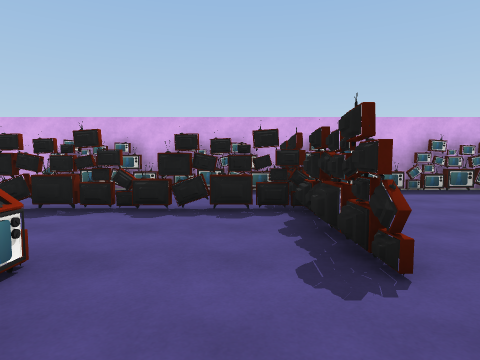
View 1 (above)

24 first-person views from a walk through a 3-D level made in the Unity game engine. The camera is 1.4 m above the floor, tilts 4° down and sees 75° across. The floor is counted in squares, 2 m on a side. Each view is taken from the middle of a square. On the plan, view 1 faces up. The plan holds only what a view shows up to about 10 squares ahead; the rest is blank. The place goes on beyond the plan. The player is left out. Some animated figures are left out. Some surface patterns are stand-ins.

View 2
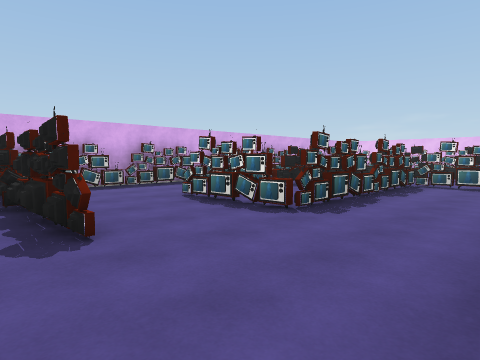

View 3
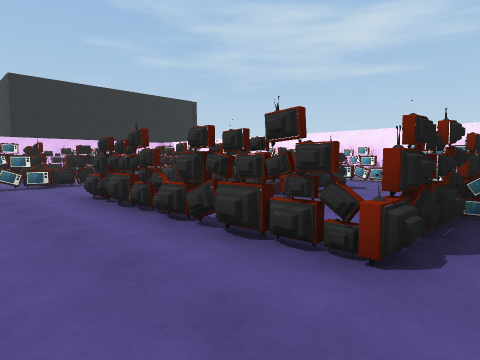

View 4
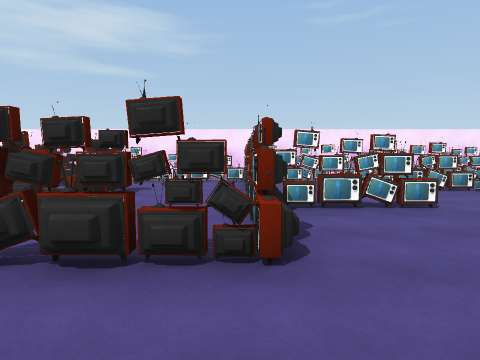

View 5
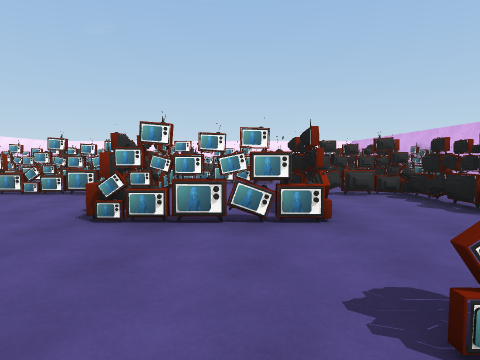

View 6
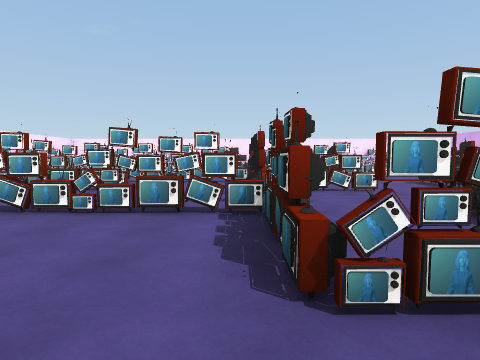

View 7
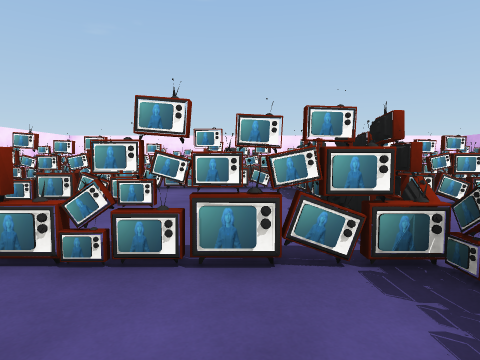

View 8
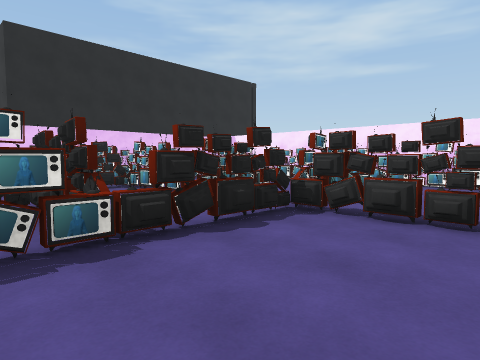

View 9
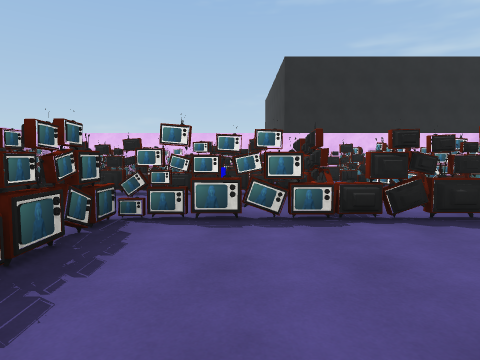

View 10
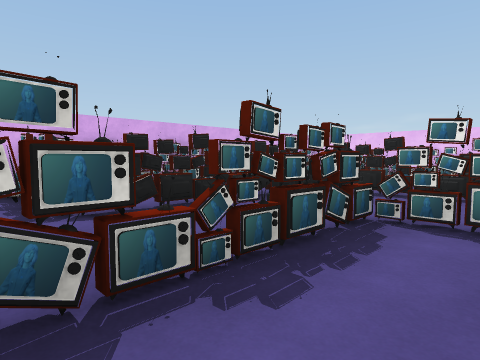

View 11
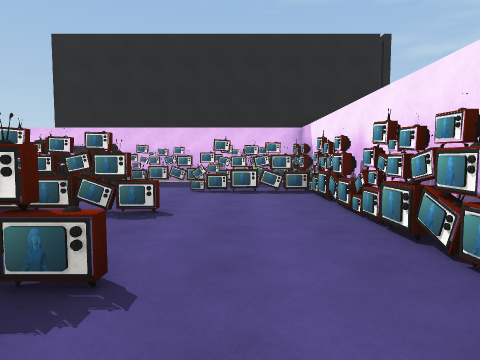

View 12
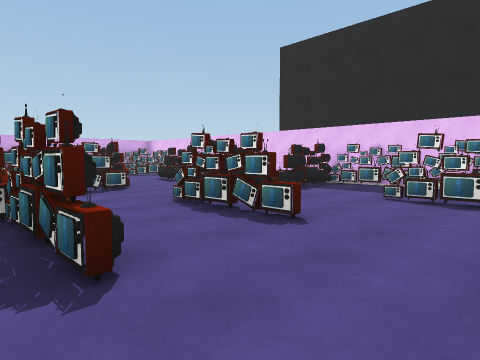

View 13
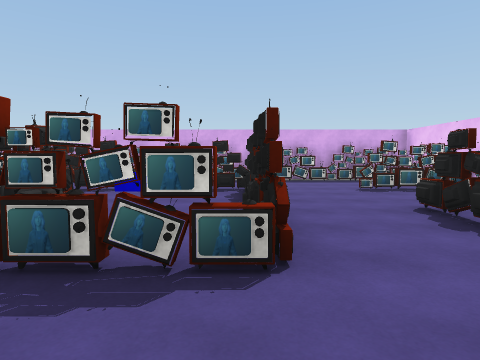

View 14
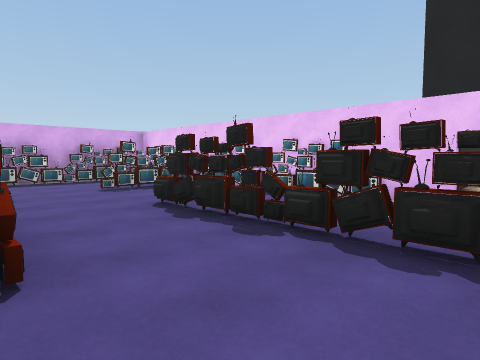

View 15
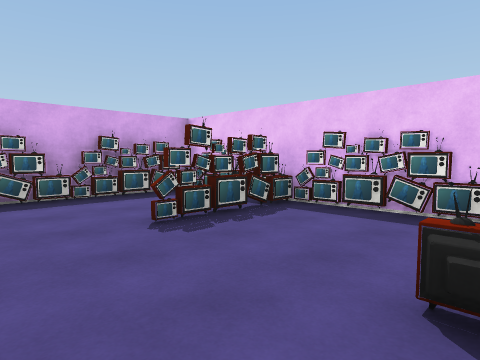

View 16
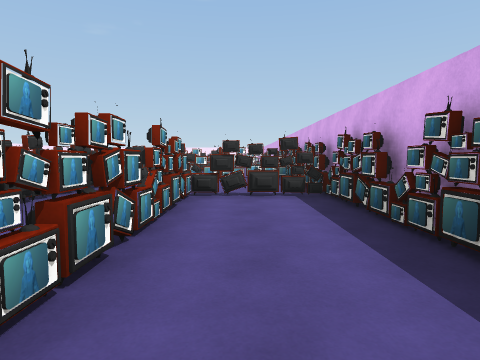

View 17
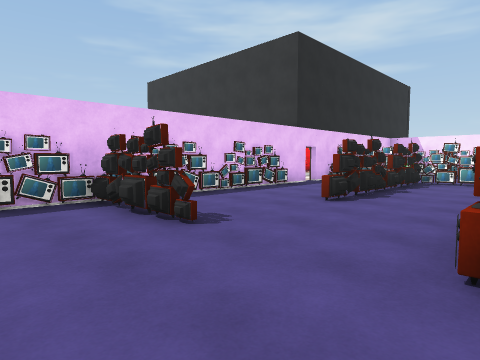

View 18
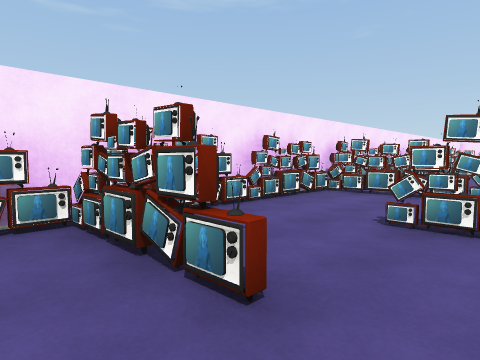

View 19
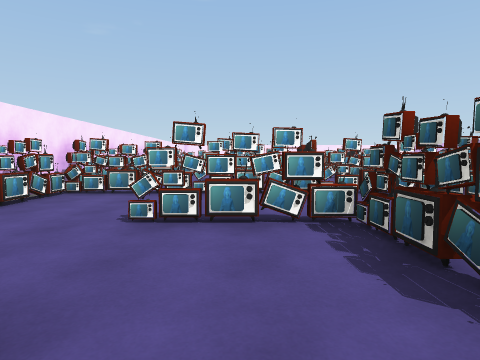

View 20
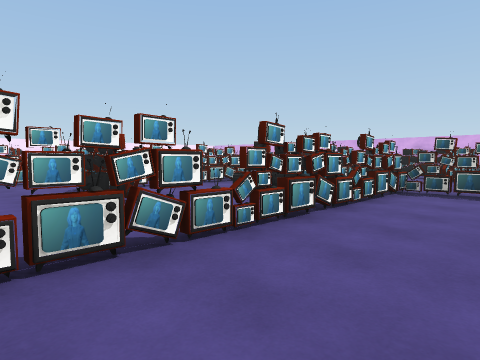

View 21
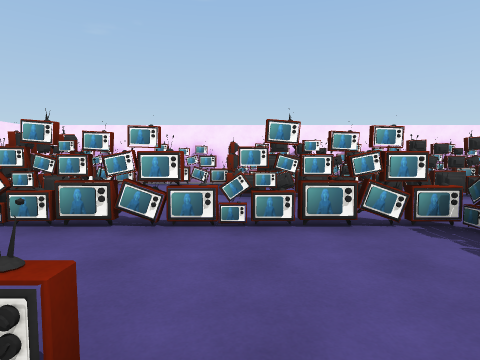

View 22
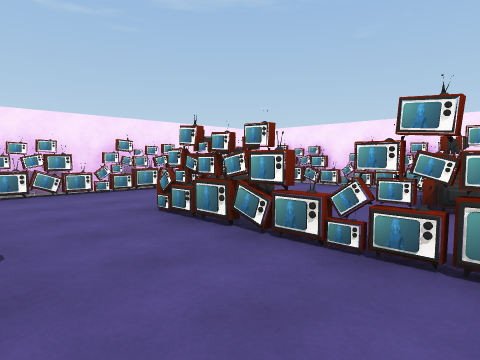

View 23
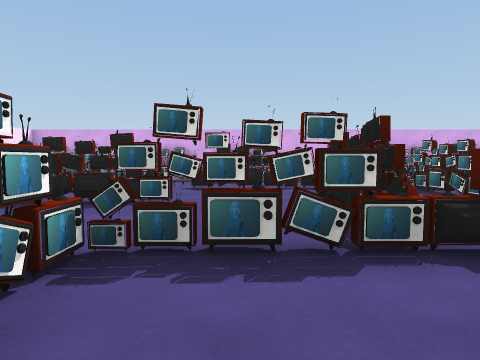

View 24
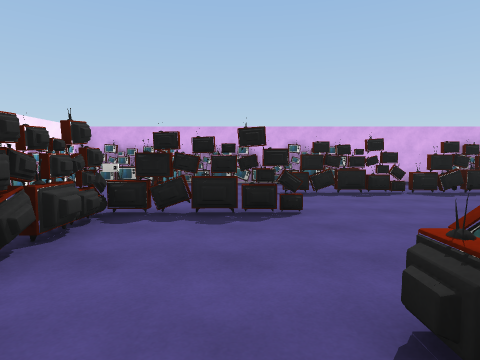

### Floor plan
Points are (right, up) in squares from view 1. A wall is a line through its corners. A room is listed if a view was taken in it or the views show most of it. See-through windows are left out.
Room 1 (views 1, 2, 3, 4, 5, 6, 7, 8, 9, 10, 11, 12, 13, 14, 15, 16, 17, 18, 19, 20, 21, 22, 23, 24)
walls: (-2.5, -8.8) (14.4, -8.8); (-6.5, -8.8) (-4.4, -8.8); (16.2, -2.1) (16.2, 6.9) (-14.5, 6.9) (-14.5, 2.2); (-14.5, -0.1) (-14.5, -8.6); (-13.2, -8.8) (-8.4, -8.8); (16.2, -8.6) (16.2, -2.5)
objects: other object (-14, -7); other object (-14, -3); other object (-14, 1); other object (-14, 3); other object (-14, 6); other object (-13, -8); other object (-13, -3); other object (-13, 6); other object (-13, 7); other object (-12, -3) to (-12, -1); other object (-12, 0) to (-12, 1); other object (-12, 2) to (-10, 2); other object (-12, 5) to (-12, 6); other object (-11, -8); other object (-11, -6) to (-9, -6); other object (-10, 7); other object (-9, -5) to (-9, -4); other object (-9, -3) to (-9, -2); other object (-9, -1) to (-7, -1); other object (-9, 4) to (-7, 4); other object (-8, -9); other object (-8, 7); other object (-7, -9) to (-6, -8); other object (-7, -7); other object (-7, -6) to (-7, -4); other object (-7, 0) to (-7, 2); other object (-6, -1) to (-5, -1); other object (-6, 4) to (-5, 4); other object (-4, -6) to (-2, -6); other object (-4, -5) to (-4, -4); other object (-4, -3) to (-4, -1); other object (-4, 2) to (-2, 2); other object (-4, 3); other object (-4, 4) to (-2, 4); other object (-3, -9); other object (-3, -1) to (-2, 0); other object (-3, 7); other object (-2, 0) to (-1, 1); other object (-1, -9); other object (-1, -3) to (0, -3); other object (-1, 4) to (0, 4); other object (-1, 7); other object (1, -9) to (2, -8); other object (1, -7); other object (1, -6) to (1, -4); other object (1, -3) to (1, -2); other object (1, -1) to (3, -1); other object (1, 2) to (1, 4); other object (1, 5) to (1, 6); other object (2, 7); other object (3, -6) to (4, -5); other object (3, 2) to (4, 4); other object (4, -9); other object (4, -4) to (6, -4); other object (4, -1) to (5, -1); other object (4, 1) to (5, 1); other object (5, 7); other object (6, -9) to (7, -8); other object (6, -7) to (6, -6); other object (6, 1) to (8, 2); other object (6, 4) to (6, 6); other object (7, -4) to (8, -4); other object (7, 4) to (8, 4); other object (7, 7); other object (9, -9); other object (9, -6) to (9, -4); other object (9, -3) to (9, -2); other object (9, -1) to (10, -1); other object (9, 0) to (9, 1); other object (9, 4) to (10, 4); other object (10, 0); other object (10, 7); other object (11, -6) to (11, -4); other object (11, -1) to (11, 1); other object (11, 2) to (11, 4); other object (12, -9) to (13, -8); other object (12, -4) to (13, -3); other object (12, 7); other object (13, -7) to (14, -6); other object (13, -2) to (14, -2); other object (13, -1) to (14, 1); other object (14, -9) to (15, -8); other object (14, -4) to (15, -3); other object (14, 4) to (15, 4); other object (15, 7); other object (16, -7); other object (16, -5); other object (16, 0); other object (16, 3); other object (16, 5)

Positions as (right, up) in squares from view 1, and headings:
1: (0, 0), facing up
2: (0, -1), facing up-right
3: (0, 1), facing down-right
4: (1, 1), facing down
5: (2, 1), facing left
6: (0, -1), facing left
7: (-2, -2), facing left
8: (6, 0), facing down-right
9: (5, 0), facing right
10: (5, 0), facing up-right
11: (7, -7), facing right
12: (8, -8), facing up-right
13: (11, -3), facing up
14: (11, -3), facing up-right
15: (12, 1), facing up-right
16: (12, 5), facing left
17: (11, 6), facing down-right
18: (7, -5), facing down-left
19: (7, -5), facing left
20: (3, -8), facing up-left
21: (-6, -3), facing left
22: (-7, -2), facing down-left
23: (-8, -3), facing up
24: (-10, -2), facing up
